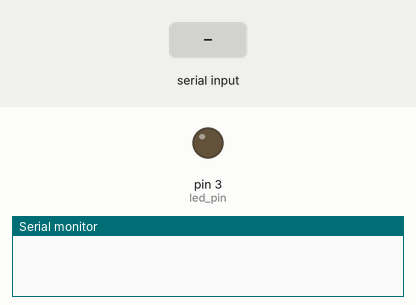
A sketch run on a simulated Arduino Uno, built with avr-gcc and run on an emulated ATmega328P. On the bench: output pins drawn as LEDs (lit = HIGH), the last lines printed to the serial monitor. The test bench sets the inputs (shaded band).

Above: at 1.2 s.
1.3 s: "90,45\n" received over Serial
At 1.9 s:
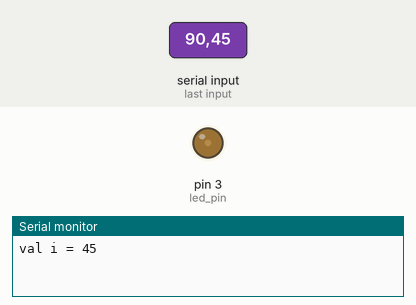
2.8 s: "30,150\n" received over Serial
At 4.0 s:
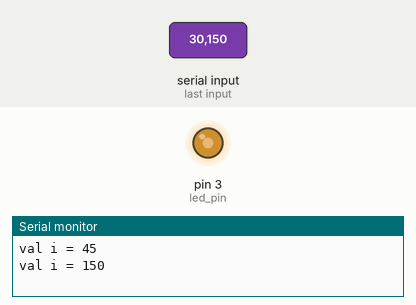
4.3 s: "90\n" received over Serial
At 5.2 s:
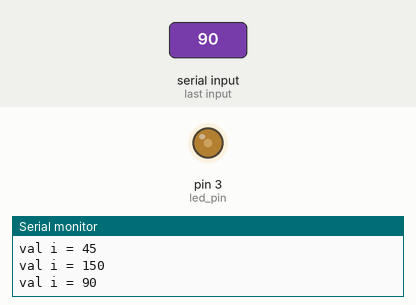
5.8 s: "200\n" received over Serial
At 6.4 s:
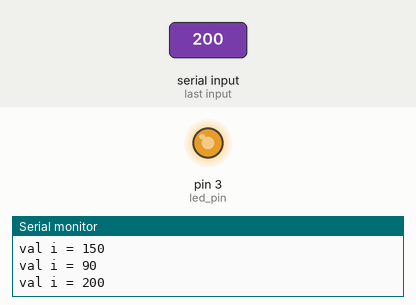
Timing chart, 0 to 8.3 s (numbered marks = the images above; inputs shaded):
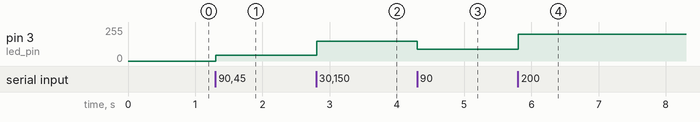

Measured:
- after the input at 1.3 s, pin 3 (led_pin): 0/255 → 45/255 at once
- after the input at 2.8 s, pin 3 (led_pin): 45/255 → 150/255 at once
- after the input at 4.3 s, pin 3 (led_pin): 150/255 → 90/255 at once
- after the input at 5.8 s, pin 3 (led_pin): 90/255 → 200/255 at once

The sketch:

serial_prog.ino
```cpp
int led_pin = 3;

void setup() {
  // initialize serial:
  Serial.begin(9600);
}

void loop() {
  // if there's any serial available, read it:
  while (Serial.available() > 0) {

    // look for the next valid integer in the incoming serial stream:
    int i  = Serial.parseInt();

    if (Serial.read() == '\n'){
      Serial.print("val i = ");
      Serial.println(i);
      analogWrite(led_pin, i);
    }
  }
}
```
